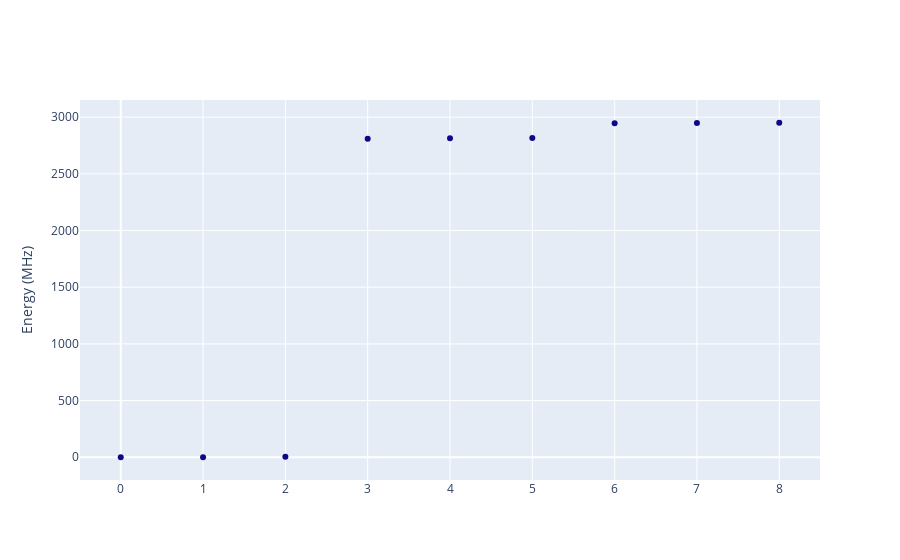
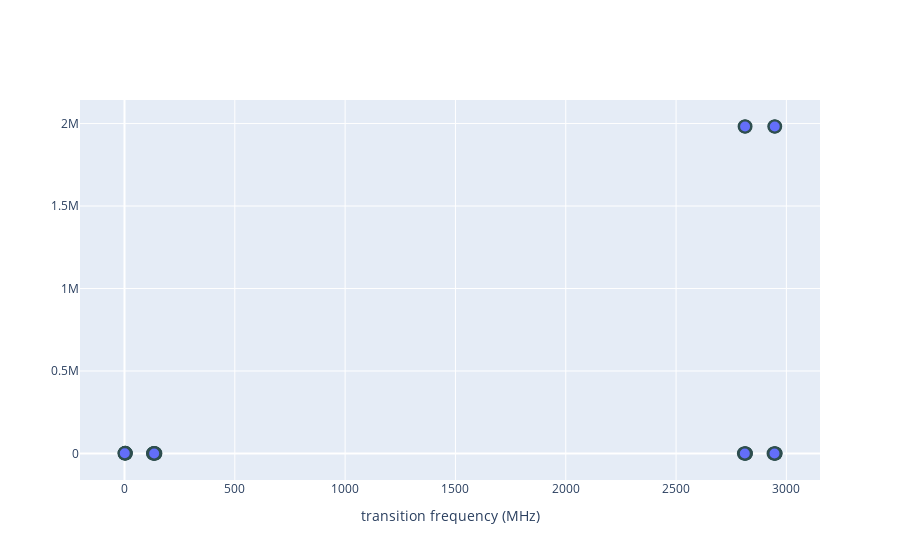

The notebook cell saved with these charts, in order:
### Code cell
bmag = 24.E-4 # B-field magnitude in tesla
phi = 0. * np.pi / 180. # Polar angle of B-field
theta = 0. * np.pi / 180. # Azimuthal angle
static_bvec = bmag * np.array([np.sin(phi) * np.cos(theta), np.sin(phi) * np.cos(theta), np.cos(phi)])
transition_bvec = np.array([0., 1.E-4, 0]) # RF field vector, for transition amplitudes
plot_nv_ground_eigenspectrum(NVGroundParameters14N(), bvector=static_bvec)
plot_nv_ground_magnetic_transition_amplitudes(transition_bvec=transition_bvec, static_bvec=static_bvec)

### Figure 1 — Plotly figure (JSON) as saved in the notebook; plotly's stock layout.template omitted (floating-point values rounded to 4 significant figures)
{"data": [{"hovertext": ["|Jz>|Iz>: probability<br>|1>|1>: 0.0000<br>|1>|0>: 0.0000<br>|1>|-1>: 0.0000<br>|0>|1>: 0.0000<br>|0>|0>: 0.0000<br>|0>|-1>: 1.0000<br>|-1>|1>: 0.0000<br>|-1>|0>: 0.0000<br>|-1>|-1>: 0.0000<br>", "|Jz>|Iz>: probability<br>|1>|1>: 0.0000<br>|1>|0>: 0.0000<br>|1>|-1>: 0.0000<br>|0>|1>: 1.0000<br>|0>|0>: 0.0000<br>|0>|-1>: 0.0000<br>|-1>|1>: 0.0000<br>|-1>|0>: 0.0000<br>|-1>|-1>: 0.0000<br>", "|Jz>|Iz>: probability<br>|1>|1>: 0.0000<br>|1>|0>: 0.0000<br>|1>|-1>: 0.0000<br>|0>|1>: 0.0000<br>|0>|0>: 1.0000<br>|0>|-1>: 0.0000<br>|-1>|1>: 0.0000<br>|-1>|0>: 0.0000<br>|-1>|-1>: 0.0000<br>", "|Jz>|Iz>: probability<br>|1>|1>: 0.0000<br>|1>|0>: 0.0000<br>|1>|-1>: 0.0000<br>|0>|1>: 0.0000<br>|0>|0>: 0.0000<br>|0>|-1>: 0.0000<br>|-1>|1>: 0.0000<br>|-1>|0>: 0.0000<br>|-1>|-1>: 1.0000<br>", "|Jz>|Iz>: probability<br>|1>|1>: 0.0000<br>|1>|0>: 0.0000<br>|1>|-1>: 0.0000<br>|0>|1>: 0.0000<br>|0>|0>: 0.0000<br>|0>|-1>: 0.0000<br>|-1>|1>: 1.0000<br>|-1>|0>: 0.0000<br>|-1>|-1>: 0.0000<br>", "|Jz>|Iz>: probability<br>|1>|1>: 0.0000<br>|1>|0>: 0.0000<br>|1>|-1>: 0.0000<br>|0>|1>: 0.0000<br>|0>|0>: 0.0000<br>|0>|-1>: 0.0000<br>|-1>|1>: 0.0000<br>|-1>|0>: 1.0000<br>|-1>|-1>: 0.0000<br>", "|Jz>|Iz>: probability<br>|1>|1>: 1.0000<br>|1>|0>: 0.0000<br>|1>|-1>: 0.0000<br>|0>|1>: 0.0000<br>|0>|0>: 0.0000<br>|0>|-1>: 0.0000<br>|-1>|1>: 0.0000<br>|-1>|0>: 0.0000<br>|-1>|-1>: 0.0000<br>", "|Jz>|Iz>: probability<br>|1>|1>: 0.0000<br>|1>|0>: 0.0000<br>|1>|-1>: 1.0000<br>|0>|1>: 0.0000<br>|0>|0>: 0.0000<br>|0>|-1>: 0.0000<br>|-1>|1>: 0.0000<br>|-1>|0>: 0.0000<br>|-1>|-1>: 0.0000<br>", "|Jz>|Iz>: probability<br>|1>|1>: 0.0000<br>|1>|0>: 1.0000<br>|1>|-1>: 0.0000<br>|0>|1>: 0.0000<br>|0>|0>: 0.0000<br>|0>|-1>: 0.0000<br>|-1>|1>: 0.0000<br>|-1>|0>: 0.0000<br>|-1>|-1>: 0.0000<br>"], "line": {"width": 0}, "marker": {"color": "#0d0887"}, "type": "scatter", "y": [0, 0.01488, 3.345, 2811.0, 2815.0, 2816.0, 2945.0, 2949.0, 2951.0]}], "layout": {"yaxis": {"title": {"text": "Energy (MHz)"}}}}

### Figure 2 — Plotly figure (JSON) as saved in the notebook; plotly's stock layout.template omitted (floating-point values rounded to 4 significant figures)
{"data": [{"hovertext": ["|0> --> |1>", "|0> --> |2>", "|0> --> |3>", "|0> --> |4>", "|0> --> |5>", "|0> --> |6>", "|0> --> |7>", "|0> --> |8>", "|1> --> |2>", "|1> --> |3>", "|1> --> |4>", "|1> --> |5>", "|1> --> |6>", "|1> --> |7>", "|1> --> |8>", "|2> --> |3>", "|2> --> |4>", "|2> --> |5>", "|2> --> |6>", "|2> --> |7>", "|2> --> |8>", "|3> --> |4>", "|3> --> |5>", "|3> --> |6>", "|3> --> |7>", "|3> --> |8>", "|4> --> |5>", "|4> --> |6>", "|4> --> |7>", "|4> --> |8>", "|5> --> |6>", "|5> --> |7>", "|5> --> |8>", "|6> --> |7>", "|6> --> |8>", "|7> --> |8>"], "marker": {"line": {"color": "DarkSlateGrey", "width": 2}, "size": 12}, "mode": "markers", "type": "scatter", "x": [0.01488, 3.345, 2811.0, 2815.0, 2816.0, 2945.0, 2949.0, 2951.0, 3.33, 2811.0, 2815.0, 2816.0, 2945.0, 2949.0, 2951.0, 2807.0, 2812.0, 2813.0, 2942.0, 2946.0, 2947.0, 4.297, 5.49, 134.6, 138.8, 140.0, 1.193, 130.3, 134.5, 135.7, 129.1, 133.3, 134.6, 4.268, 5.475, 1.207], "y": [0, 3935.0, 1982000.0, 40.03, 0, 0, 1982000.0, 0, 3935.0, 0, 1982000.0, 0, 1982000.0, 34.79, 0, 0, 0, 1982000.0, 0, 0, 1982000.0, 0, 1683.0, 0, 0, 0, 1686.0, 0, 0, 3717.0, 0, 3717.0, 0, 0, 1596.0, 1599.0]}], "layout": {"xaxis": {"title": {"text": "transition frequency (MHz)"}}}}
